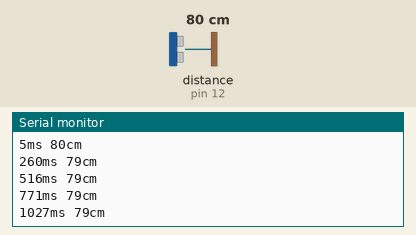
Bench run of a sketch on a simulated Arduino Uno, built with avr-gcc and run on an emulated ATmega328P. Parts: the last lines printed to the serial monitor. Wiring (inferred from the names in the program): ultrasonic range finder: trigger pin 11; echo pin 12. The test bench sets the inputs (shaded band); at power-on: distance to the obstacle (sensor on pin 12) 80 cm. The echo pulse lasts 58.3 µs per cm.

Above: at 1.2 s.
1.3 s: distance to the obstacle (sensor on pin 12) set to 2 cm
At 1.46 s:
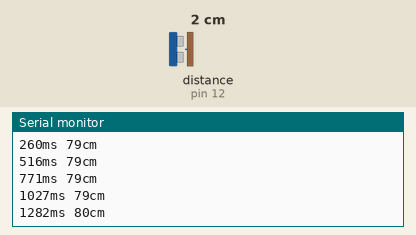
4.3 s: distance to the obstacle (sensor on pin 12) set to 4 cm
At 4.48 s:
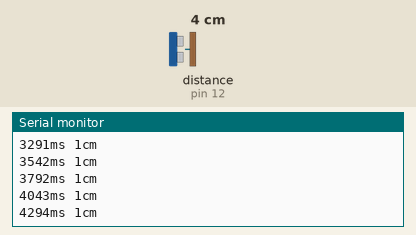
Timing chart, 0 to 7.3 s (numbered marks = the images above; inputs shaded):
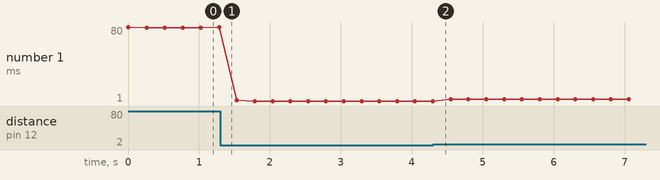

The sketch:

velocity.ino
```cpp
int trigPin = 11;    // Trigger PIN για τον sensor
int echoPin = 12;    // Echo pin για τον sensor
long duration, cm; //ορισμός μεταβλητών

void setup() {
  //άνοιγμα σειριακής
  Serial.begin (9600);
  //ποιες πόρτες αποτελούν την έισοδο και την έξοδο
  pinMode(trigPin, OUTPUT);
  pinMode(echoPin, INPUT);
}

void loop() {
  // Δίνω έναν παλμό low και στη συνέχεια ένα παλμό HIGH για 10 ή περισσότερα microseconds.
   digitalWrite(trigPin, LOW);
  delayMicroseconds(5);
  digitalWrite(trigPin, HIGH);
  delayMicroseconds(10);
  digitalWrite(trigPin, LOW);

  // Διαβάζουμε το σήμα από τον δέκτη και υπολογίζουμε την διαφορά του χρόνου από την στιγμή που στείλαμε HIGH
  pinMode(echoPin, INPUT);
  duration = pulseIn(echoPin, HIGH);
// Μετατροπή του χρόνου σε εκατοστά
  cm = (duration/2) / 29.1;     // Divide by 29.1
Serial.print(millis());
Serial.print("ms ");
Serial.print(cm);
Serial.print("cm");
Serial.println();

  delay(250);
}
```

Measured:
- plotted number 1: 80 → 1 after the input at 1.3 s, 1 → 4 after the input at 4.3 s
